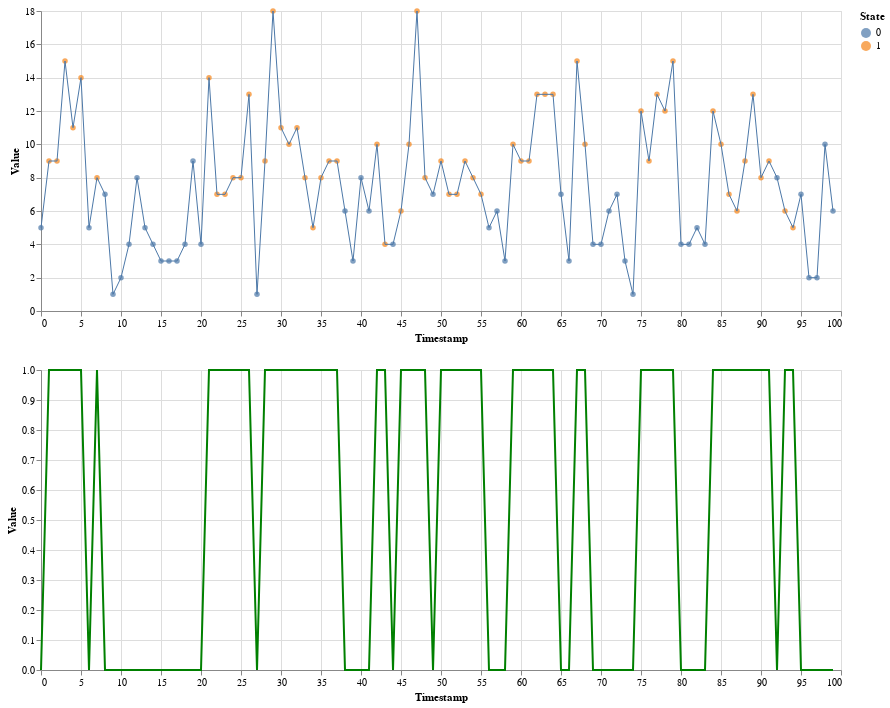

Notebook source saved alongside this figure:
### Code cell
points = alt.Chart(df_simple).mark_circle().encode(
    x = alt.X('index', title='Timestamp'),
    y = alt.Y('vals', title='Value'),
    color =alt.Color('states:N',title='State'),
    tooltip = [alt.Tooltip(field='vals', type='quantitative', title='Value'),
               alt.Tooltip(field='index', type='quantitative', title='Timestamp')]
).properties(
    width=800
)

lines = alt.Chart(df_simple).mark_line().encode(
    size = alt.value(1),
    x='index', #alt.X('index', title='Timestamp'),
    y='vals' #alt.Y('vals', title='Value'),
)



states = alt.Chart(df_simple).mark_line().encode(
    x=alt.X('index', title='Timestamp'),
    y=alt.Y('states', title='Value'),
    size=alt.value(2),
    color=alt.value('green')
).properties(
    width=800
)

points + lines & states

### Figure 1 — Vega-Lite specification as saved in the notebook (floating-point values rounded to 4 significant figures)
{"$schema": "https://vega.github.io/schema/vega-lite/v2.6.0.json", "config": {"view": {"height": 300, "width": 400}}, "datasets": {"data-7728edee446007d98a06e3b38fa2b248": [{"high": 1.237, "index": 0, "inferred_states": 0.311, "low": -0.6148, "states": 0, "vals": 5}, {"high": 1.58, "index": 1, "inferred_states": 0.832, "low": 0.08427, "states": 1, "vals": 9}, {"high": 1.435, "index": 2, "inferred_states": 0.932, "low": 0.4285, "states": 1, "vals": 9}, {"high": 1.122, "index": 3, "inferred_states": 0.996, "low": 0.8698, "states": 1, "vals": 15}, {"high": 1.198, "index": 4, "inferred_states": 0.989, "low": 0.7804, "states": 1, "vals": 11}, {"high": 1.16, "index": 5, "inferred_states": 0.993, "low": 0.8263, "states": 1, "vals": 14}, {"high": 1.477, "index": 6, "inferred_states": 0.478, "low": -0.521, "states": 0, "vals": 5}, {"high": 1.572, "index": 7, "inferred_states": 0.588, "low": -0.3964, "states": 1, "vals": 8}, {"high": 1.374, "index": 8, "inferred_states": 0.396, "low": -0.5821, "states": 0, "vals": 7}, {"high": 0.292, "index": 9, "inferred_states": 0.019, "low": -0.254, "states": 0, "vals": 1}, {"high": 0.1862, "index": 10, "inferred_states": 0.008, "low": -0.1702, "states": 0, "vals": 2}, {"high": 0.589, "index": 11, "inferred_states": 0.072, "low": -0.445, "states": 0, "vals": 4}, {"high": 1.315, "index": 12, "inferred_states": 0.357, "low": -0.6012, "states": 0, "vals": 8}, {"high": 0.8247, "index": 13, "inferred_states": 0.137, "low": -0.5507, "states": 0, "vals": 5}, {"high": 0.465, "index": 14, "inferred_states": 0.046, "low": -0.373, "states": 0, "vals": 4}, {"high": 0.2395, "index": 15, "inferred_states": 0.013, "low": -0.2135, "states": 0, "vals": 3}, {"high": 0.292, "index": 16, "inferred_states": 0.019, "low": -0.254, "states": 0, "vals": 3}, {"high": 0.3579, "index": 17, "inferred_states": 0.028, "low": -0.3019, "states": 0, "vals": 3}, {"high": 0.6701, "index": 18, "inferred_states": 0.092, "low": -0.4861, "states": 0, "vals": 4}, {"high": 1.571, "index": 19, "inferred_states": 0.586, "low": -0.3991, "states": 0, "vals": 9}, {"high": 1.314, "index": 20, "inferred_states": 0.356, "low": -0.6016, "states": 0, "vals": 4}, {"high": 1.337, "index": 21, "inferred_states": 0.964, "low": 0.5914, "states": 1, "vals": 14}, {"high": 1.617, "index": 22, "inferred_states": 0.74, "low": -0.1373, "states": 1, "vals": 7}, {"high": 1.616, "index": 23, "inferred_states": 0.697, "low": -0.2221, "states": 1, "vals": 7}, {"high": 1.591, "index": 24, "inferred_states": 0.816, "low": 0.04103, "states": 1, "vals": 8}, {"high": 1.557, "index": 25, "inferred_states": 0.857, "low": 0.1569, "states": 1, "vals": 8}, {"high": 1.363, "index": 26, "inferred_states": 0.957, "low": 0.5513, "states": 1, "vals": 13}, {"high": 0.7666, "index": 27, "inferred_states": 0.119, "low": -0.5286, "states": 0, "vals": 1}, {"high": 1.585, "index": 28, "inferred_states": 0.825, "low": 0.06507, "states": 1, "vals": 9}, {"high": 1, "index": 29, "inferred_states": 1, "low": 1, "states": 1, "vals": 18}, {"high": 1.235, "index": 30, "inferred_states": 0.984, "low": 0.733, "states": 1, "vals": 11}, {"high": 1.287, "index": 31, "inferred_states": 0.975, "low": 0.6628, "states": 1, "vals": 10}, {"high": 1.307, "index": 32, "inferred_states": 0.971, "low": 0.6354, "states": 1, "vals": 11}, {"high": 1.605, "index": 33, "inferred_states": 0.789, "low": -0.02704, "states": 1, "vals": 8}, {"high": 1.502, "index": 34, "inferred_states": 0.502, "low": -0.498, "states": 1, "vals": 5}, {"high": 1.618, "index": 35, "inferred_states": 0.715, "low": -0.1878, "states": 1, "vals": 8}, {"high": 1.586, "index": 36, "inferred_states": 0.823, "low": 0.05966, "states": 1, "vals": 9}, {"high": 1.612, "index": 37, "inferred_states": 0.77, "low": -0.07167, "states": 1, "vals": 9}, {"high": 1.34, "index": 38, "inferred_states": 0.373, "low": -0.5942, "states": 0, "vals": 6}, {"high": 0.7994, "index": 39, "inferred_states": 0.129, "low": -0.5414, "states": 0, "vals": 3}, {"high": 1.52, "index": 40, "inferred_states": 0.521, "low": -0.4781, "states": 0, "vals": 8}, {"high": 1.505, "index": 41, "inferred_states": 0.505, "low": -0.4949, "states": 0, "vals": 6}, {"high": 1.618, "index": 42, "inferred_states": 0.712, "low": -0.1937, "states": 1, "vals": 10}, {"high": 0.8989, "index": 43, "inferred_states": 0.162, "low": -0.5749, "states": 1, "vals": 4}, {"high": 0.8153, "index": 44, "inferred_states": 0.134, "low": -0.5473, "states": 0, "vals": 4}, {"high": 1.403, "index": 45, "inferred_states": 0.417, "low": -0.5691, "states": 1, "vals": 6}, {"high": 1.49, "index": 46, "inferred_states": 0.906, "low": 0.3223, "states": 1, "vals": 10}, {"high": 1, "index": 47, "inferred_states": 1, "low": 1, "states": 1, "vals": 18}, {"high": 1.57, "index": 48, "inferred_states": 0.844, "low": 0.1183, "states": 1, "vals": 8}, {"high": 1.618, "index": 49, "inferred_states": 0.729, "low": -0.16, "states": 0, "vals": 7}, {"high": 1.601, "index": 50, "inferred_states": 0.797, "low": -0.007465, "states": 1, "vals": 9}, {"high": 1.614, "index": 51, "inferred_states": 0.684, "low": -0.2458, "states": 1, "vals": 7}, {"high": 1.613, "index": 52, "inferred_states": 0.681, "low": -0.2512, "states": 1, "vals": 7}, {"high": 1.603, "index": 53, "inferred_states": 0.794, "low": -0.01486, "states": 1, "vals": 9}, {"high": 1.618, "index": 54, "inferred_states": 0.714, "low": -0.1898, "states": 1, "vals": 8}, {"high": 1.509, "index": 55, "inferred_states": 0.509, "low": -0.4908, "states": 1, "vals": 7}, {"high": 1.056, "index": 56, "inferred_states": 0.223, "low": -0.6095, "states": 0, "vals": 5}, {"high": 1.002, "index": 57, "inferred_states": 0.201, "low": -0.6005, "states": 0, "vals": 6}, {"high": 0.7288, "index": 58, "inferred_states": 0.108, "low": -0.5128, "states": 0, "vals": 3}, {"high": 1.57, "index": 59, "inferred_states": 0.844, "low": 0.1183, "states": 1, "vals": 10}, {"high": 1.522, "index": 60, "inferred_states": 0.886, "low": 0.2504, "states": 1, "vals": 9}, {"high": 1.473, "index": 61, "inferred_states": 0.915, "low": 0.3572, "states": 1, "vals": 9}, {"high": 1.228, "index": 62, "inferred_states": 0.985, "low": 0.7419, "states": 1, "vals": 13}, {"high": 1.136, "index": 63, "inferred_states": 0.995, "low": 0.8539, "states": 1, "vals": 13}, {"high": 1.18, "index": 64, "inferred_states": 0.991, "low": 0.8021, "states": 1, "vals": 13}, {"high": 1.596, "index": 65, "inferred_states": 0.63, "low": -0.3356, "states": 0, "vals": 7}, {"high": 1.107, "index": 66, "inferred_states": 0.246, "low": -0.6154, "states": 0, "vals": 3}, {"high": 1.26, "index": 67, "inferred_states": 0.98, "low": 0.7, "states": 1, "vals": 15}, {"high": 1.522, "index": 68, "inferred_states": 0.886, "low": 0.2504, "states": 1, "vals": 10}, {"high": 0.9046, "index": 69, "inferred_states": 0.164, "low": -0.5766, "states": 0, "vals": 4}, {"high": 0.606, "index": 70, "inferred_states": 0.076, "low": -0.454, "states": 0, "vals": 4}, {"high": 1.044, "index": 71, "inferred_states": 0.218, "low": -0.6078, "states": 0, "vals": 6}, {"high": 1.122, "index": 72, "inferred_states": 0.253, "low": -0.6165, "states": 0, "vals": 7}, {"high": 0.384, "index": 73, "inferred_states": 0.032, "low": -0.32, "states": 0, "vals": 3}, {"high": 0.3443, "index": 74, "inferred_states": 0.026, "low": -0.2923, "states": 0, "vals": 1}, {"high": 1.401, "index": 75, "inferred_states": 0.945, "low": 0.489, "states": 1, "vals": 12}, {"high": 1.44, "index": 76, "inferred_states": 0.93, "low": 0.4197, "states": 1, "vals": 9}, {"high": 1.148, "index": 77, "inferred_states": 0.994, "low": 0.8395, "states": 1, "vals": 13}, {"high": 1.17, "index": 78, "inferred_states": 0.992, "low": 0.8138, "states": 1, "vals": 12}, {"high": 1.136, "index": 79, "inferred_states": 0.995, "low": 0.8539, "states": 1, "vals": 15}, {"high": 0.8641, "index": 80, "inferred_states": 0.15, "low": -0.5641, "states": 0, "vals": 4}, {"high": 0.589, "index": 81, "inferred_states": 0.072, "low": -0.445, "states": 0, "vals": 4}, {"high": 0.7073, "index": 82, "inferred_states": 0.102, "low": -0.5033, "states": 0, "vals": 5}, {"high": 0.9017, "index": 83, "inferred_states": 0.163, "low": -0.5757, "states": 0, "vals": 4}, {"high": 1.395, "index": 84, "inferred_states": 0.947, "low": 0.4989, "states": 1, "vals": 12}, {"high": 1.45, "index": 85, "inferred_states": 0.926, "low": 0.4025, "states": 1, "vals": 10}, {"high": 1.618, "index": 86, "inferred_states": 0.731, "low": -0.1559, "states": 1, "vals": 7}, {"high": 1.606, "index": 87, "inferred_states": 0.656, "low": -0.2941, "states": 1, "vals": 6}, {"high": 1.516, "index": 88, "inferred_states": 0.89, "low": 0.2642, "states": 1, "vals": 9}, {"high": 1.228, "index": 89, "inferred_states": 0.985, "low": 0.7419, "states": 1, "vals": 13}, {"high": 1.539, "index": 90, "inferred_states": 0.873, "low": 0.2071, "states": 1, "vals": 8}, {"high": 1.519, "index": 91, "inferred_states": 0.888, "low": 0.2573, "states": 1, "vals": 9}, {"high": 1.617, "index": 92, "inferred_states": 0.701, "low": -0.2146, "states": 0, "vals": 8}, {"high": 1.367, "index": 93, "inferred_states": 0.391, "low": -0.5849, "states": 1, "vals": 6}, {"high": 1.039, "index": 94, "inferred_states": 0.216, "low": -0.607, "states": 1, "vals": 5}, {"high": 1.146, "index": 95, "inferred_states": 0.264, "low": -0.6176, "states": 0, "vals": 7}, {"high": 0.3, "index": 96, "inferred_states": 0.02, "low": -0.26, "states": 0, "vals": 2}, {"high": 0.4086, "index": 97, "inferred_states": 0.036, "low": -0.3366, "states": 0, "vals": 2}, {"high": 1.615, "index": 98, "inferred_states": 0.689, "low": -0.2368, "states": 0, "vals": 10}, {"high": 1.498, "index": 99, "inferred_states": 0.498, "low": -0.502, "states": 0, "vals": 6}]}, "vconcat": [{"layer": [{"data": {"name": "data-7728edee446007d98a06e3b38fa2b248"}, "encoding": {"color": {"field": "states", "title": "State", "type": "nominal"}, "tooltip": [{"field": "vals", "title": "Value", "type": "quantitative"}, {"field": "index", "title": "Timestamp", "type": "quantitative"}], "x": {"field": "index", "title": "Timestamp", "type": "quantitative"}, "y": {"field": "vals", "title": "Value", "type": "quantitative"}}, "mark": "circle", "width": 800}, {"data": {"name": "data-7728edee446007d98a06e3b38fa2b248"}, "encoding": {"size": {"value": 1}, "x": {"field": "index", "type": "quantitative"}, "y": {"field": "vals", "type": "quantitative"}}, "mark": "line"}]}, {"data": {"name": "data-7728edee446007d98a06e3b38fa2b248"}, "encoding": {"color": {"value": "green"}, "size": {"value": 2}, "x": {"field": "index", "title": "Timestamp", "type": "quantitative"}, "y": {"field": "states", "title": "Value", "type": "quantitative"}}, "mark": "line", "width": 800}]}
